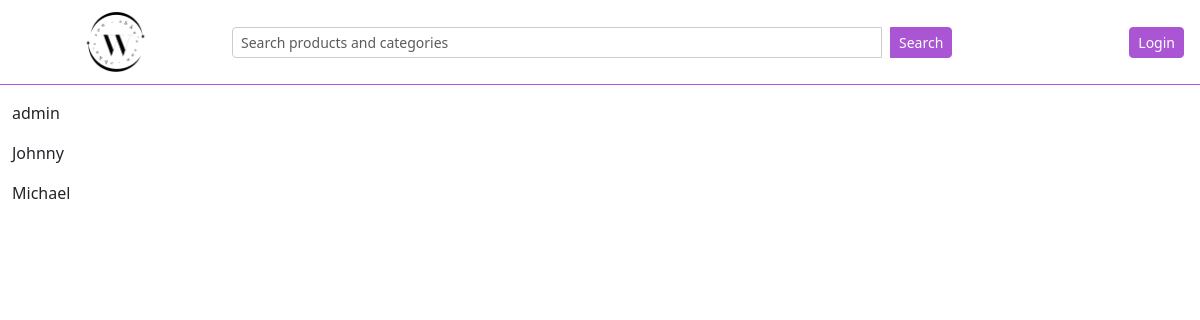
The page /adminlog/user_insight/ on the database its author committed.
### user/models.py (models this page shows, shortened)
class CustomUser(AbstractUser):
    phone = PhoneNumberField(region='NG', blank=True, null=True) # type: ignore

### adminlog/views.py (the view)
# urls.py: path('user_insight/', views.user_insight, name='insight'),
def user_insight(request):
    user = get_user_model()
    all_users = user.objects.all()
    return render(request, 'user_check.html', {'user':all_users,})

### adminlog/templates/user_check.html (shortened to what this page needs)
{% extends "layout.html" %}
{% block content %}
    {% for user in user %}
        <p> {{user.username}} </p>
    {% endfor %}
{% endblock content %}

### rows shown on the page
CustomUser: username "admin"
CustomUser: username "Johnny"
CustomUser: username "Michael"
